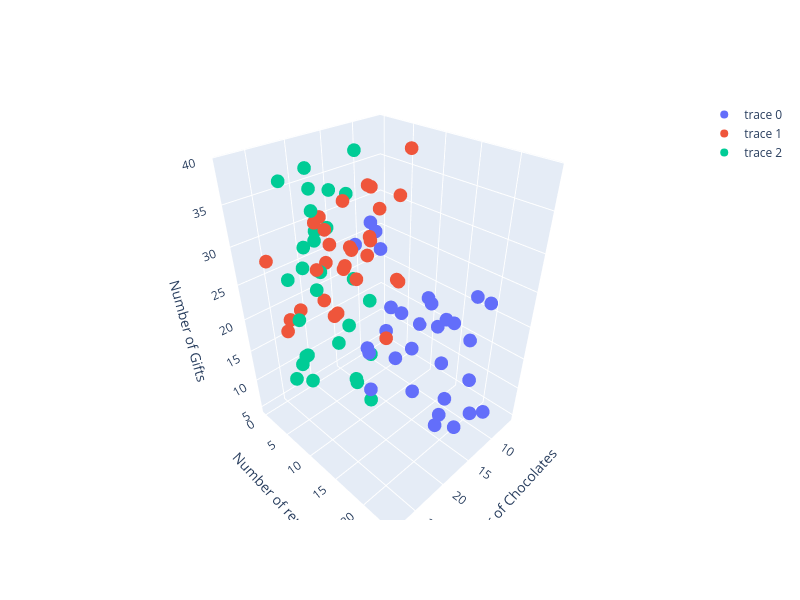

This figure's notebook cell:
### Markdown cell above
## 4. Multi-Scatter 3D plot

### Code cell
# Use : Shows Clustered Data


np.random.seed(42)

# Cluster-1 data 
x1 = np.random.randint(5, 20, 30)     # Number of Chocolates
y1 = np.random.randint(0, 25, 30)     # Number of replies
z1 = np.random.randint(5, 30, 30)     # Number of Gifts

# Cluster-2 data 
x2 = np.random.randint(10, 30, 30)     # Number of Chocolates
y2 = np.random.randint(0, 15, 30)     # Number of replies
z2 = np.random.randint(15, 40, 30)     # Number of Gifts

# Cluster-3 data
x3 = np.random.randint(15, 25, 30)     # Number of Chocolates
y3 = np.random.randint(0, 10, 30)     # Number of replies
z3 = np.random.randint(5, 40, 30)     # Number of Gifts


fig = go.Figure()

fig.add_trace(go.Scatter3d(x = x1, y = y1, z = z1, mode = 'markers'))
fig.add_trace(go.Scatter3d(x = x2, y = y2, z = z2, mode = 'markers'))
fig.add_trace(go.Scatter3d(x = x3, y = y3, z = z3, mode = 'markers'))


fig.update_layout(
    width = 800, 
    height = 600,
    scene = dict(
        xaxis_title = 'Number of Chocolates',
        yaxis_title = 'Number of replies',
        zaxis_title = 'Number of Gifts'
    )
)

fig.show()

### Figure 1 — Plotly figure (JSON) as saved in the notebook; plotly's stock layout.template omitted (floating-point values rounded to 4 significant figures)
{"data": [{"mode": "markers", "type": "scatter3d", "x": [11, 8, 17, 19, 15, 12, 17, 9, 11, 14, 7, 11, 15, 15, 12, 9, 8, 12, 12, 7, 10, 9, 6, 12, 16, 18, 10, 6, 16, 9], "y": [0, 11, 21, 11, 24, 16, 9, 15, 14, 14, 18, 11, 22, 19, 24, 2, 4, 18, 6, 20, 8, 6, 17, 3, 24, 13, 17, 8, 20, 1], "z": [24, 19, 11, 16, 12, 19, 7, 18, 21, 8, 22, 12, 8, 6, 10, 26, 14, 8, 26, 22, 16, 6, 14, 8, 18, 20, 19, 12, 18, 27]}, {"mode": "markers", "type": "scatter3d", "x": [17, 25, 22, 27, 24, 22, 18, 24, 22, 10, 16, 18, 10, 21, 17, 20, 28, 26, 17, 12, 12, 10, 14, 19, 16, 18, 16, 18, 17, 21], "y": [1, 0, 6, 6, 13, 7, 4, 2, 11, 7, 5, 10, 2, 0, 2, 4, 14, 13, 2, 0, 4, 9, 6, 14, 13, 6, 10, 8, 14, 14], "z": [24, 27, 33, 21, 31, 34, 18, 19, 37, 21, 27, 29, 25, 18, 27, 21, 33, 36, 16, 24, 27, 39, 35, 20, 26, 26, 34, 25, 37, 39]}, {"mode": "markers", "type": "scatter3d", "x": [21, 15, 15, 23, 23, 18, 23, 17, 21, 20, 22, 23, 19, 15, 17, 24, 22, 20, 22, 23, 18, 15, 15, 24, 18, 21, 16, 17, 15, 19], "y": [0, 7, 0, 0, 1, 1, 5, 6, 4, 0, 0, 2, 1, 4, 9, 5, 6, 3, 6, 7, 0, 5, 7, 4, 3, 1, 5, 5, 0, 8], "z": [10, 20, 33, 7, 24, 23, 30, 7, 23, 24, 36, 11, 37, 22, 5, 15, 32, 29, 27, 35, 34, 39, 11, 20, 30, 6, 5, 16, 9, 36]}], "layout": {"height": 600, "scene": {"xaxis": {"title": {"text": "Number of Chocolates"}}, "yaxis": {"title": {"text": "Number of replies"}}, "zaxis": {"title": {"text": "Number of Gifts"}}}, "width": 800}}
